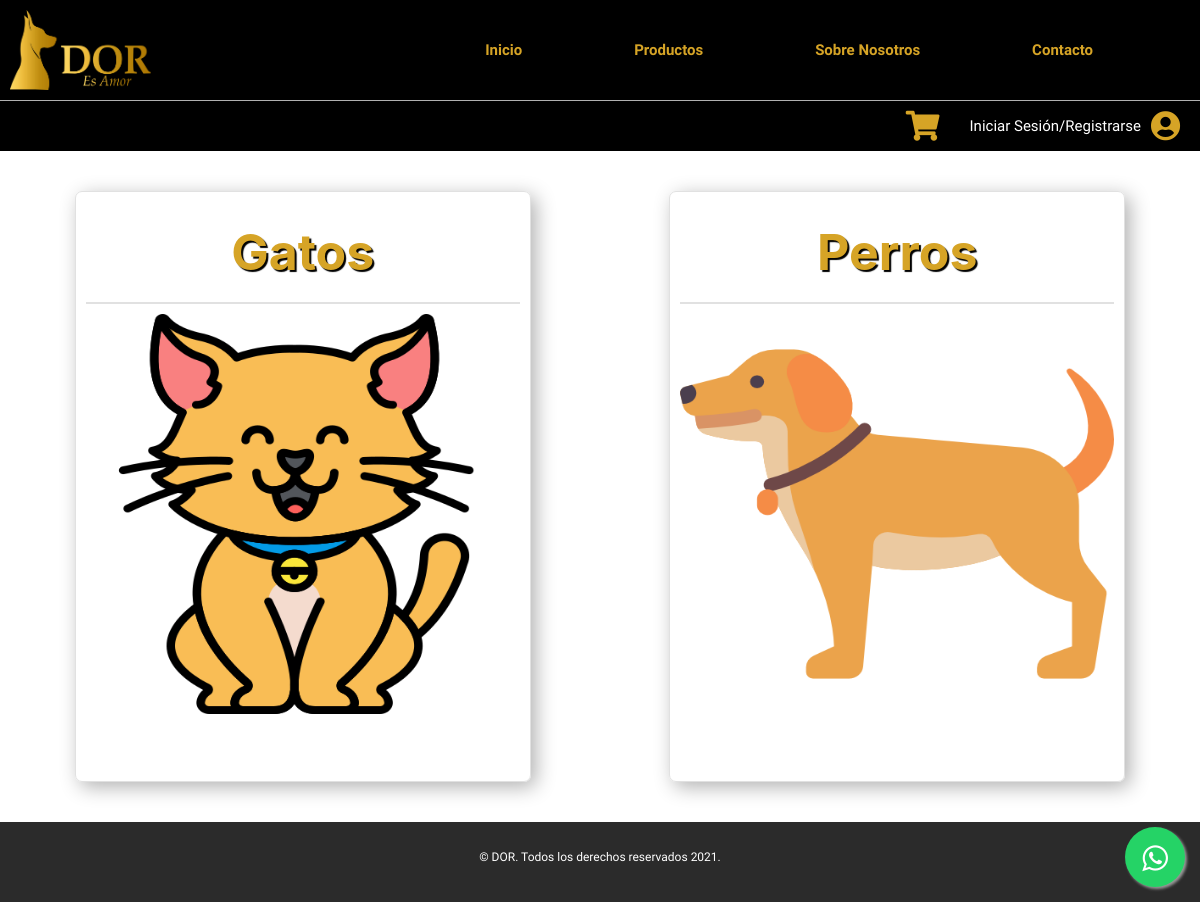
/animales.php, run on the app's committed database.
### tables this page shows
CREATE TABLE `animales` (
  `id` int(10) NOT NULL,
  `nombre` varchar(20) NOT NULL,
  `img` varchar(100) NOT NULL
);

### animales.php (the view, shortened to what this page needs)
<!DOCTYPE html>
<html lang="en">
<head>
    <?php
    include('php/head.php');
    ?>
</head>
<body>
    <?php
    include('php/whatsapp.php');
    include('php/header.php');
    ?>
    <main class="categorias contenedor">
        <?php
        include("conexion.php");
        $query = "SELECT * FROM animales";
        $result = mysqli_query($conexiondb, $query);
        while ($row = mysqli_fetch_array($result)) {
        ?>
            <a href="productos.php?animal=<?php echo $row['nombre'] ?>">
                <div class="div-categoria">
                    <h2 class="titulos"><?php echo $row['nombre'] ?></h2>
                    <hr>
                    <div class="img-categoria">
                        <img src="Administracion/img/<?php echo $row['img'] ?>" alt="">
                    </div>
                </div>
            </a>
        <?php } ?>
    </main>
    <?php
    include('php/footer.php');
    ?>
</body>
</html>

### build/css/app.css (style rules this page uses)
html { font-size: 62.5%; box-sizing: border-box; }
*, *:before, *:after { box-sizing: inherit; }
body { font-family: "Merienda", cursive; font-size: 1.6rem; margin: 0; }
.contenedor { max-width: 120rem; width: 97%; margin: 0 auto; }
a { text-decoration: none; }
img { max-width: 100%; }
h1, h2, h3 { margin: 0; font-family: "Merienda", cursive; }
h2 { font-size: 3.6rem; }
.titulos { margin: 2rem 0; font-size: 3rem; color: #D6A426; text-shadow: 2px 2px 1px #000; font-weight: bold; }
@media (min-width: 768px) { .titulos { font-size: 4rem; } }
@media (min-width: 1200px) { .titulos { font-size: 5rem; } }
.categorias { margin-top: 2rem; }
@media (min-width: 1200px) { .categorias { display: grid; grid-template-columns: repeat(2, 1fr); column-gap: 2.5rem; row-gap: 5rem; } }
.categorias .div-categoria { margin: 2rem auto; width: 95%; text-align: center; border: 1px solid #e1e1e1; padding: 1rem; border-radius: .7rem; box-shadow: .5rem .5rem 2rem #b1b1b1; }
@media (min-width: 768px) { .categorias .div-categoria { width: 80%; } }
.categorias .div-categoria .img-categoria { height: 40rem; overflow: hidden; }
.categorias .div-categoria .img-categoria img { width: 100%; height: 100%; }
.categorias .div-categoria hr { border: 1px solid #e1e1e1; }

### data on the page
animales: nombre "Gatos", img (picture)
animales: nombre "Perros", img (picture)
